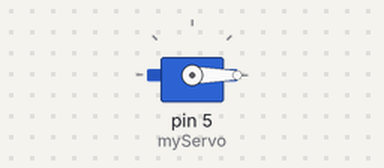
This sketch was run on a simulated Arduino Uno, built with avr-gcc and run on an emulated ATmega328P. Parts: servo.

Above: at 0.05 s.
At 2.4 s:
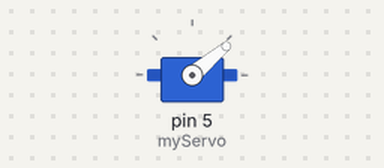
At 4.75 s:
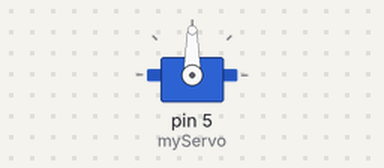
At 9.5 s:
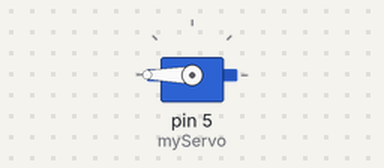
Timing chart, 0 to 12.4 s (numbered marks = the images above):
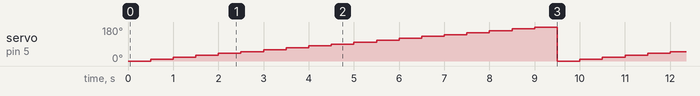

Measured:
- by itself, servo on pin 5 (myServo): repeats every 9.5 s: 20° 0.50 s, 30° 0.50 s, 40° 0.50 s, 50° 0.50 s, 60° 0.50 s, 70° 0.50 s, 80° 0.50 s, 90° 0.50 s, 100° 0.50 s, 110° 0.50 s, 120° 0.50 s, 130° 0.50 s, 140° 0.50 s, 150° 0.50 s, 160° 0.50 s, 170° 0.50 s, 180° 0.50 s, 0° 0.50 s, 10° 0.50 s

The sketch:

Assignment_3_Task_5_Code.ino
```cpp
#include <Servo.h>

Servo myServo;

void setup() {
  myServo.attach(5);
}

void loop() {
  for (int angle = 0; angle <= 180; angle += 10) {
    myServo.write(angle);
    delay(500);
  }
}
```
